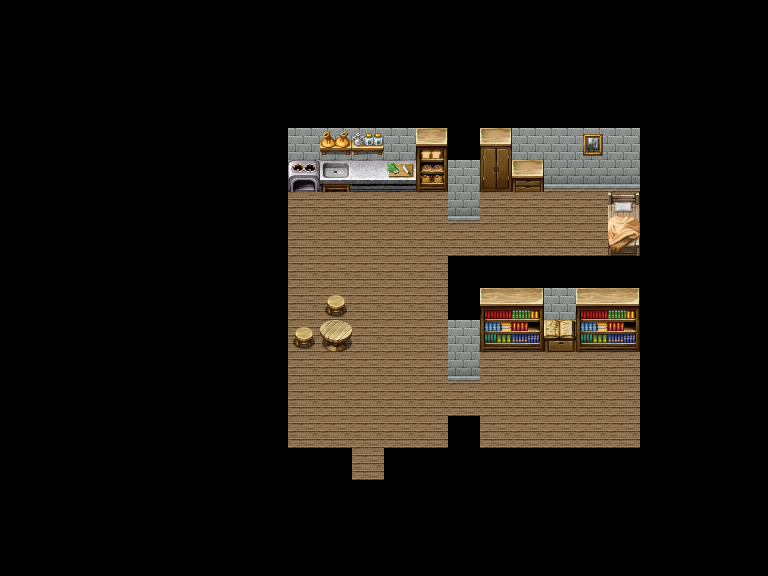

A level layout from a 2D game, rendered from its tile map. Below: a short description, then the map file with tile-grid data replaced by summaries:
An orthogonal 24x18 tile map with 32x32 px tiles, 6 tile layers (Tile Layer 1, Tile Layer 2, Tile Layer 3, Tile Layer 4, ...), 3 tilesets and 24 objects (11x wall, 11x dialog, player, event).

<map version="1.0" tiledversion="1.0.2" orientation="orthogonal" renderorder="right-down" width="24" height="18" tilewidth="32" tileheight="32" nextobjectid="31">
 <properties>
  <property name="encounters" type="bool" value="false" />
 </properties>
 <tileset firstgid="1" source="base colors.tsx" />
 <tileset firstgid="101" source="RPGmakerXPMegaTileset_Edited.tsx" />
 <tileset firstgid="3925" source="Interior stuff.tsx" />
 <layer name="Tile Layer 1" width="24" height="18">
  <data>[432 cells, 432 non-empty, 2 distinct tile ids]</data>
 </layer>
 <layer name="Tile Layer 2" width="24" height="18">
  <data>[432 cells, 34 non-empty, 2 distinct tile ids]</data>
 </layer>
 <layer name="Tile Layer 3" width="24" height="18">
  <data>[432 cells, 26 non-empty, 21 distinct tile ids]</data>
 </layer>
 <layer name="Tile Layer 4" width="24" height="18">
  <data>[432 cells, 1 non-empty, 1 distinct tile ids]</data>
 </layer>
 <layer name="Tile Layer 5" width="24" height="18">
  <data>[432 cells, 0 non-empty, 0 distinct tile ids]</data>
 </layer>
 <layer name="Tile Layer 6" width="24" height="18">
  <data>[432 cells, 0 non-empty, 0 distinct tile ids]</data>
 </layer>
 <objectgroup name="Object Layer 1">
  <object id="1" name="wall" type="wall" x="276" y="128" width="12" height="361" />
  <object id="2" name="wall" type="wall" x="288" y="448" width="64" height="41" />
  <object id="3" name="wall" type="wall" x="352" y="480" width="32" height="9" />
  <object id="4" name="wall" type="wall" x="384" y="448" width="269" height="41" />
  <object id="5" name="wall" type="wall" x="448" y="416" width="32" height="32" />
  <object id="6" name="wall" type="wall" x="640" y="128" width="13" height="320" />
  <object id="10" name="wall" type="wall" x="288" y="128" width="352" height="32" />
  <object id="11" name="wall" type="wall" x="448" y="160" width="32" height="32" />
  <object id="12" name="wall" type="wall" x="448" y="256" width="192" height="64" />
  <object id="13" name="wall" type="wall" x="448" y="320" width="32" height="32" />
  <object id="14" name="wall" type="wall" x="320" y="320" width="32" height="14" />
  <object id="15" name="player" type="player" x="576" y="192" width="32" height="32" />
  <object id="16" name="event" type="event" x="352" y="469" width="32" height="11">
   <properties>
    <property name="destination" value="home_exterior" />
    <property name="destination_for" value="home_exterior_for" />
   </properties>
  </object>
  <object id="17" name="dialog" type="dialog" x="546" y="320" width="26" height="19">
   <properties>
    <property name="dialog1" value=" I wonder what she was" />
    <property name="dialog2" value=" searching for?" />
    <property name="dialog3" value="" />
    <property name="dialog4" value="Ive tried to read this book " />
    <property name="dialog5" value="a thousand times but the " />
    <property name="dialog6" value="letters are so strange." />
    <property name="dialog7" value="" />
    <property name="dialog8" value="end" />
   </properties>
  </object>
  <object id="21" name="dialog" type="dialog" x="480" y="320" width="60" height="19">
   <properties>
    <property name="dialog1" value="" />
    <property name="dialog2" value="" />
    <property name="dialog3" value="" />
    <property name="dialog4" value="Ive read so many of these" />
    <property name="dialog5" value="" />
    <property name="dialog6" value="" />
    <property name="dialog7" value="" />
    <property name="dialog8" value="" />
   </properties>
  </object>
  <object id="22" name="dialog" type="dialog" x="581" y="320" width="60" height="19">
   <properties>
    <property name="dialog1" value="" />
    <property name="dialog2" value="" />
    <property name="dialog3" value="" />
    <property name="dialog4" value="Ive read so many of these" />
    <property name="dialog5" value="" />
    <property name="dialog6" value="" />
    <property name="dialog7" value="" />
    <property name="dialog8" value="" />
   </properties>
  </object>
  <object id="23" name="dialog" type="dialog" x="393" y="164" width="17" height="13">
   <properties>
    <property name="dialog1" value="" />
    <property name="dialog2" value="" />
    <property name="dialog3" value="Im still not great at " />
    <property name="dialog4" value="chopping veggies" />
    <property name="dialog5" value="" />
    <property name="dialog6" value="" />
    <property name="dialog7" value="" />
    <property name="dialog8" value="" />
   </properties>
  </object>
  <object id="24" name="dialog" type="dialog" x="291" y="161" width="25" height="19">
   <properties>
    <property name="dialog1" value="" />
    <property name="dialog2" value="" />
    <property name="dialog3" value="ow hot" />
    <property name="dialog4" value="" />
    <property name="dialog5" value="" />
    <property name="dialog6" value="" />
    <property name="dialog7" value="" />
    <property name="dialog8" value="" />
   </properties>
  </object>
  <object id="25" name="dialog" type="dialog" x="323" y="161" width="25" height="19">
   <properties>
    <property name="dialog1" value="" />
    <property name="dialog2" value="" />
    <property name="dialog3" value="eh my hands are clean" />
    <property name="dialog4" value="" />
    <property name="dialog5" value="" />
    <property name="dialog6" value=". . . sort of" />
    <property name="dialog7" value="" />
    <property name="dialog8" value="" />
   </properties>
  </object>
  <object id="26" name="dialog" type="dialog" x="423" y="161" width="18" height="19">
   <properties>
    <property name="dialog1" value="" />
    <property name="dialog2" value="" />
    <property name="dialog3" value="A bunch of stale bread" />
    <property name="dialog4" value="and old cheese" />
    <property name="dialog5" value="" />
    <property name="dialog6" value="" />
    <property name="dialog7" value="" />
    <property name="dialog8" value="" />
   </properties>
  </object>
  <object id="27" name="dialog" type="dialog" x="487" y="161" width="18" height="19">
   <properties>
    <property name="dialog1" value="" />
    <property name="dialog2" value="" />
    <property name="dialog3" value="A closet for my one outfit" />
    <property name="dialog4" value="" />
    <property name="dialog5" value="" />
    <property name="dialog6" value="" />
    <property name="dialog7" value="" />
    <property name="dialog8" value="" />
   </properties>
  </object>
  <object id="28" name="dialog" type="dialog" x="519" y="165" width="18" height="19">
   <properties>
    <property name="dialog1" value="" />
    <property name="dialog2" value="" />
    <property name="dialog3" value="Thats my where i put" />
    <property name="dialog4" value="my undies" />
    <property name="dialog5" value="" />
    <property name="dialog6" value="" />
    <property name="dialog7" value="" />
    <property name="dialog8" value="" />
   </properties>
  </object>
  <object id="29" name="dialog" type="dialog" x="584" y="154" width="18" height="19">
   <properties>
    <property name="dialog1" value="" />
    <property name="dialog2" value="" />
    <property name="dialog3" value="" />
    <property name="dialog4" value="My mom painted this" />
    <property name="dialog5" value="" />
    <property name="dialog6" value="" />
    <property name="dialog7" value="" />
    <property name="dialog8" value="" />
   </properties>
  </object>
  <object id="30" name="dialog" type="dialog" x="615" y="203" width="18" height="43">
   <properties>
    <property name="dialog1" value="" />
    <property name="dialog2" value="" />
    <property name="dialog3" value="Gee I need a new bed." />
    <property name="dialog4" value="" />
    <property name="dialog5" value="" />
    <property name="dialog6" value="" />
    <property name="dialog7" value="" />
    <property name="dialog8" value="" />
   </properties>
  </object>
 </objectgroup>
</map>